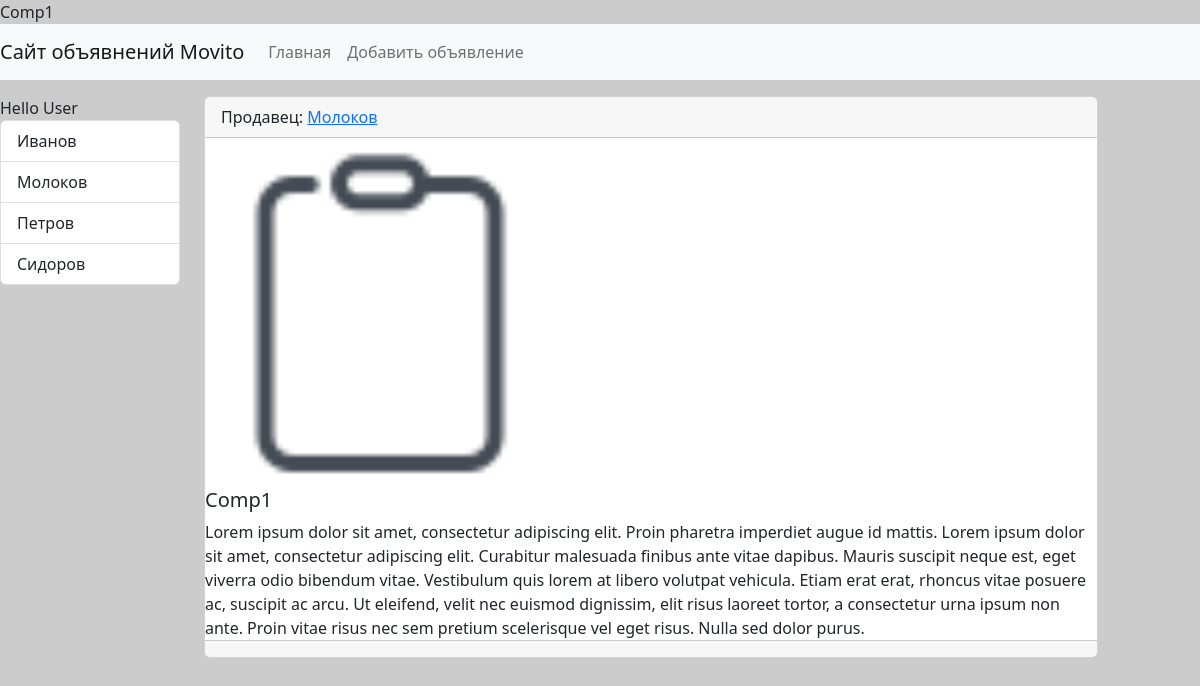
/catalog/1/, run on an earlier commit of the app's database.
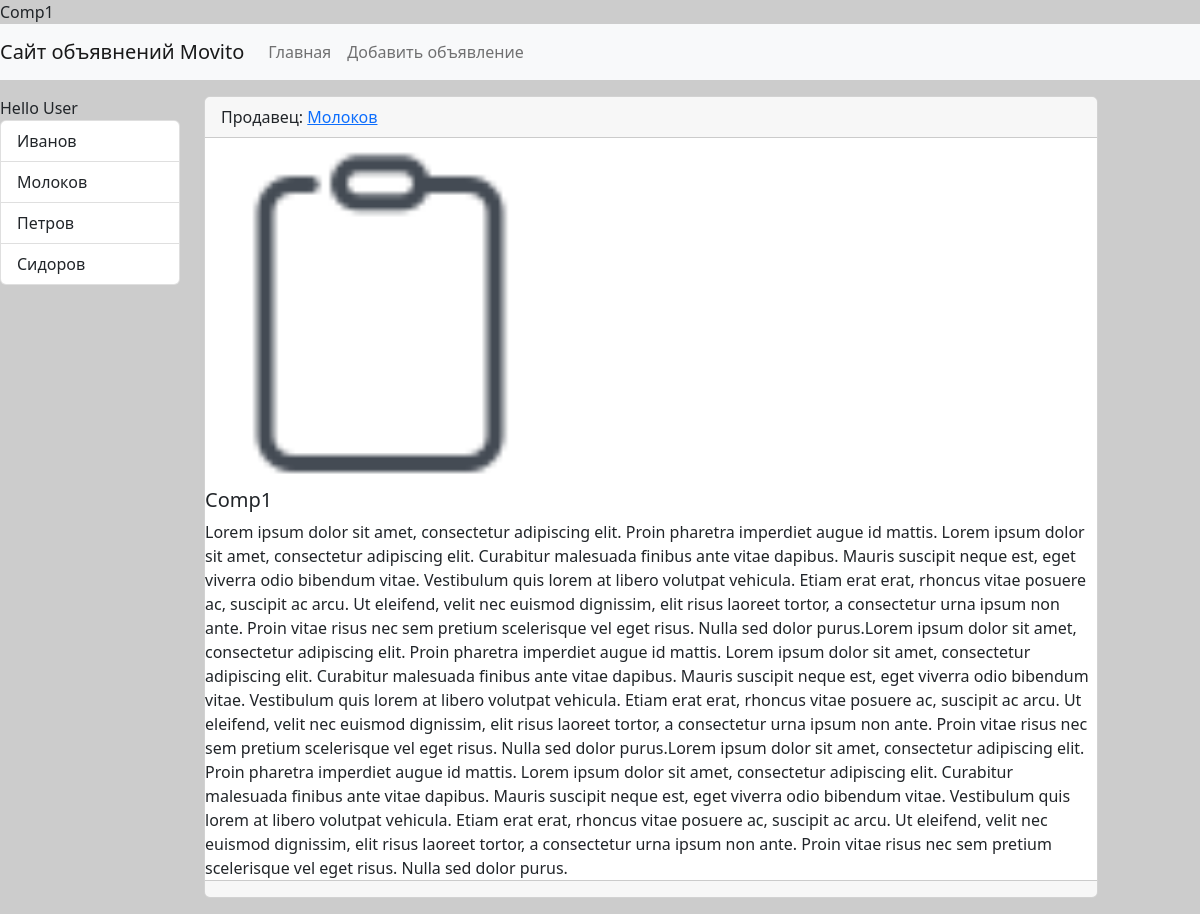
And on a later commit of the database.
### catalog/models.py (models this page shows, shortened)
class Seller(models.Model):
    seller_name = models.CharField(max_length=150, db_index=True, verbose_name='Имя Продавца')
    class Meta:
            verbose_name = 'Продавец'
            verbose_name_plural = 'Продавцы'
            ordering = ['seller_name']
    def __str__(self) -> str:
        return self.seller_name
    def get_absolute_url(self):
        return reverse('name_path_seller', kwargs={"seller_id": self.pk})

class Catalog(models.Model):
    title = models.CharField(max_length=150, verbose_name='Наименование')
    name = models.CharField(max_length=150, verbose_name='Название' ) #, help_text="Введите наименование товара")           # наимнование товара
    create_at  =models.DateTimeField(auto_now_add=True, verbose_name='Дата публикации' )
    update_at = models.DateTimeField(auto_now=True, verbose_name='Обновлено' )
    seller = models.ForeignKey('Seller', on_delete=models.PROTECT, null=True, verbose_name='Продавец')
    photo = models.ImageField(upload_to='photos/', blank=True, verbose_name='Фото' )
    is_publ = models.BooleanField(default=True, verbose_name='Опубликовано' )
    comments = models.TextField(blank=True, verbose_name='Комментарии' )                      # комментарии к товару
    class Meta:
        verbose_name = 'Объявление'
        verbose_name_plural = 'Объявления'
        ordering = ['-create_at']

### catalog/views.py (the view)
# urls.py: path('catalog/<int:advert_id>/', view_advert, name='name_path_view_advert'),
def view_advert(request, advert_id):
        advert_item = get_object_or_404(Catalog,pk=advert_id)
        data_in_template_ViewAdvert = {
        'advertItem': advert_item,
        }
        return render(request, 'catalog/view_advert.html', context= data_in_template_ViewAdvert)

### catalog/templatetags/catalog_tags.py (called while the page is built)
@register.inclusion_tag('catalog/list_sellers.html')
def show_sellers(arg1 = "Hello", arg2 = "world"):
    sellers = Seller.objects.all()
    return {"list_of_sellers" : sellers, 'arg1': arg1, 'arg2': arg2}

### catalog/templates/catalog/view_advert.html (shortened to what this page needs)
{% extends 'base.html' %}
{% block sidebar %}
{% include 'inc/_sidebar.html' %}
{% endblock %}
{% block content %}
      <div class="card mb-3">
        <div class="card-header">
          Продавец: <a href="{{advertItem.seller.get_absolute_url }}"> {{ advertItem.seller }} </a>
        </div>
        <div class="media">
          {% if advertItem.photo %}
          <img src="{{advertItem.photo.url}}" alt="" width="350" class="mr-3">
          {% else %}
          <img src="\media\photos\new1.png" alt="" width="350" class="mr-3">
          {% endif %}
          <div class="media-body">
            <h5 class="card-title">{{ advertItem.title }}</h5>
            <p class="card-text">{{ advertItem.comments }}</p>
          </div>
        </div>
        <div class="card-footer text-muted">
        </div>
      </div>
{% endblock %}

### templates/base.html (shortened to what this page needs)
{% load static %}
<!doctype html>
<html lang="en">
  <head>
    <link rel="stylesheet" href="{% static 'bootstrap/css/bootstrap.min.css' %}" >
    <link rel="stylesheet" href="{% static 'css/style.css' %}"
    <title> {% block title %} {% endblock %}</title>
  </head>
  <body>
    {% include 'inc/_nav.html' %}
    <div class="conteiner mt-3">
      <div class="row">
        <div class="col-md-2">
          {% block sidebar %} {% endblock %}
        </div>
        <div class="col-md-9">
          {% block content %} {% endblock %}
        </div>
      </div>
    </div>
  </body>
</html>

### templates/inc/_nav.html (shortened to what this page needs)
<nav class="navbar navbar-expand-lg navbar-light bg-light">
    <a class="navbar-brand" href=" {% url 'name_path_home' %} ">Сайт объявнений Movito</a>
    <div class="collapse navbar-collapse" id="navbarSupportedContent">
      <ul class="navbar-nav mr-auto">
        <li class="nav-item"> <a class="nav-link" href=" {% url 'name_path_home' %} ">Главная</a> </li>
        <li class="nav-item"> <a class="nav-link" href=" {% url 'name_path_add_advert' %} ">Добавить объявление</a> </li>
      </ul>
    </div>
</nav>

### templates/inc/_sidebar.html (shortened to what this page needs)
{% load catalog_tags %}
{% show_sellers arg2='User' %}

### catalog/templates/catalog/list_sellers.html
<div class="list-group">
    {{ arg1}} {{ arg2}}
    {% for  itemSeller in list_of_sellers %}
    <a href=" {{ itemSeller.get_absolute_url }}" class="list-group-item list-group-item-action"> {{ itemSeller.seller_name }}</a>
    {% endfor %}
</div>

### config/static/css/style.css (style rules this page uses)
body { background-color: #ccc; }

What changed in the data, as far as the page shows it:
changed Catalog "Comp1": comments "…risus. Nulla sed dolor purus." → "…risus. Nulla sed dolor purus.Lorem ipsum dolor sit amet, consectetur adipiscing elit. Proin pharetra imperdiet augue id mattis. Lorem ipsum dolor sit amet, consectetur adipiscing elit. Curabitur malesuada finibus ante vitae dapibus. Mauris suscipit neque est, eget viverra odio bibendum vitae. Vestibulum quis lorem at libero volutpat vehicula. Etiam erat erat, rhoncus vitae posuere ac, suscipit ac arcu. Ut eleifend, velit nec euismod dignissim, elit risus laoreet tortor, a consectetur urna ipsum non ante. Proin vitae risus nec sem pretium scelerisque vel eget risus. Nulla sed dolor purus.Lorem ipsum dolor sit amet, consectetur adipiscing elit. Proin pharetra imperdiet augue id mattis. Lorem…"
